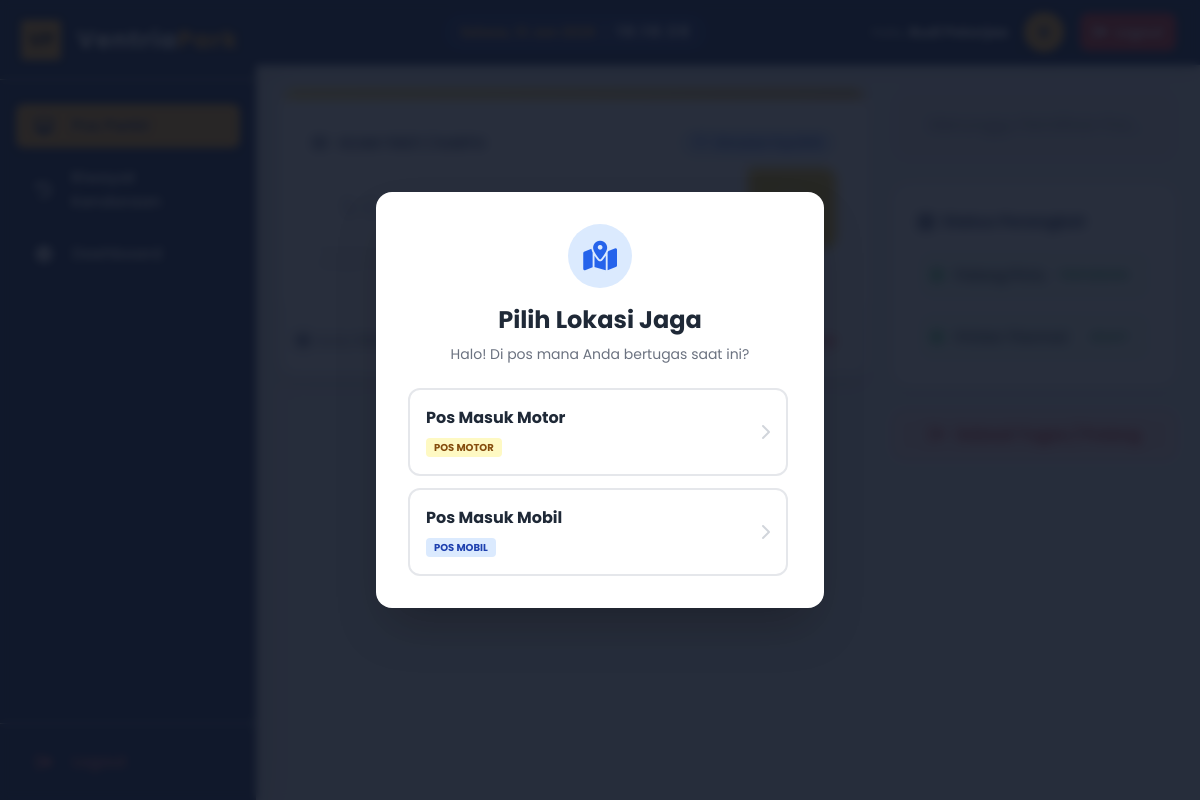
Screenshot of /pages/pekerja/pos_parkir.php (signed in) with the database file from the repository.
### tables this page shows
CREATE TABLE `pengaturan_sistem` (
  `id` int(11) NOT NULL,
  `nama_pos` varchar(100) DEFAULT 'Pos Utama',
  `nama_instansi` varchar(100) DEFAULT 'RSIA ANANDA MAKASSAR',
  `alamat_instansi` varchar(255) DEFAULT 'Jl. Andi Djemma No.57',
  `footer_struk` varchar(100) DEFAULT 'Terima Kasih',
  `ip_kamera_masuk` varchar(50) DEFAULT '192.168.1.101',
  `ip_kamera_keluar` varchar(50) DEFAULT '192.168.1.102',
  `ip_palang_masuk` varchar(50) DEFAULT '192.168.1.105/open',
  `ip_palang_keluar` varchar(50) DEFAULT '192.168.1.106/open',
  `ip_printer` varchar(50) DEFAULT '192.168.1.200/print',
  `tipe_pos` enum('mobil','motor') DEFAULT 'mobil',
  `latitude` varchar(50) DEFAULT '-6.200000',
  `longitude` varchar(50) DEFAULT '106.816666'
);

### pages/pekerja/modals/modal_pilih_pos.php (the view)
<div class="fixed inset-0 bg-gray-900 bg-opacity-90 z-[9999] flex items-center justify-center backdrop-blur-sm">
    <div class="bg-white rounded-2xl shadow-2xl p-8 w-full max-w-md text-center relative animate-fade-in-down">
        <div class="mb-6">
            <div class="w-16 h-16 bg-blue-100 text-blue-600 rounded-full flex items-center justify-center mx-auto mb-4">
                <i class="fas fa-map-marked-alt text-3xl"></i>
            </div>
            <h2 class="text-2xl font-bold text-gray-800">Pilih Lokasi Jaga</h2>
            <p class="text-gray-500 text-sm mt-2">Halo! Di pos mana Anda bertugas saat ini?</p>
        </div>
        <form method="POST">
            <div class="space-y-3 max-h-64 overflow-y-auto pr-1 custom-scrollbar">
                <?php
                if ($daftar_pos->num_rows > 0):
                    while($p = $daftar_pos->fetch_assoc()):
                        $badge_color = ($p['tipe_pos'] == 'mobil') ? 'bg-blue-100 text-blue-800' : 'bg-yellow-100 text-yellow-800';
                ?>
                <button type="submit" name="pilih_pos_id" value="<?php echo $p['id']; ?>"
                        class="w-full flex items-center justify-between p-4 border-2 border-gray-200 rounded-xl hover:border-blue-500 hover:bg-blue-50 transition group bg-white">
                    <div class="text-left">
                        <div class="font-bold text-gray-800 group-hover:text-blue-700"><?php echo $p['nama_pos']; ?></div>
                        <div class="mt-1">
                            <span class="text-[10px] uppercase font-bold px-2 py-0.5 rounded <?php echo $badge_color; ?>">
                                POS <?php echo strtoupper($p['tipe_pos']); ?>
                            </span>
                        </div>
                    </div>
                    <i class="fas fa-chevron-right text-gray-300 group-hover:text-blue-500 transition-transform group-hover:translate-x-1"></i>
                </button>
                <?php
                    endwhile;
                else:
                ?>
                    <div class="p-4 text-gray-500 text-sm border-2 border-dashed border-gray-300 rounded-xl">
                        Belum ada data Pos. Hubungi Owner.
                    </div>
                <?php endif; ?>
            </div>
        </form>
    </div>
</div>

### rows the page displays
pengaturan_sistem: $p['id'] 2 (drawn), nama_pos "Pos Masuk Motor", tipe_pos "MOTOR"
pengaturan_sistem: $p['id'] 3 (drawn), nama_pos "Pos Masuk Mobil", tipe_pos "MOBIL"
